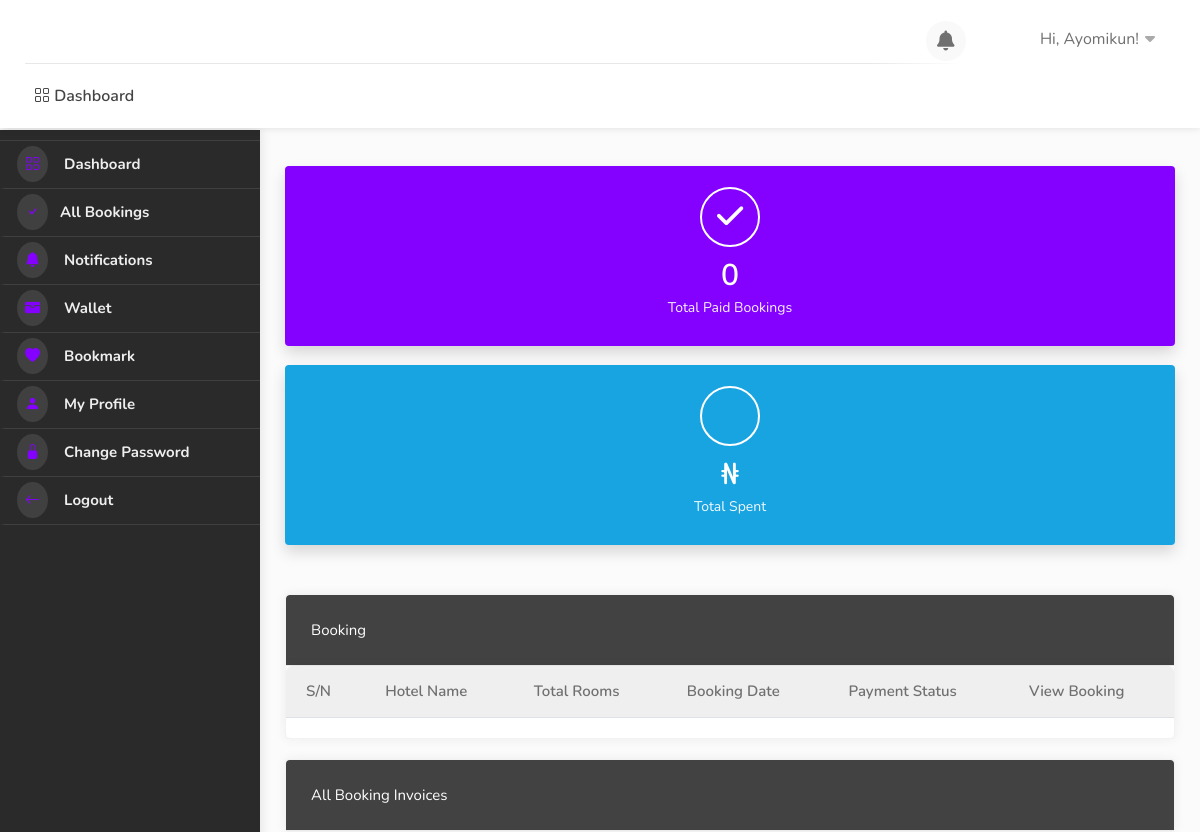
The app's page /dashboard/ (signed in), older data.
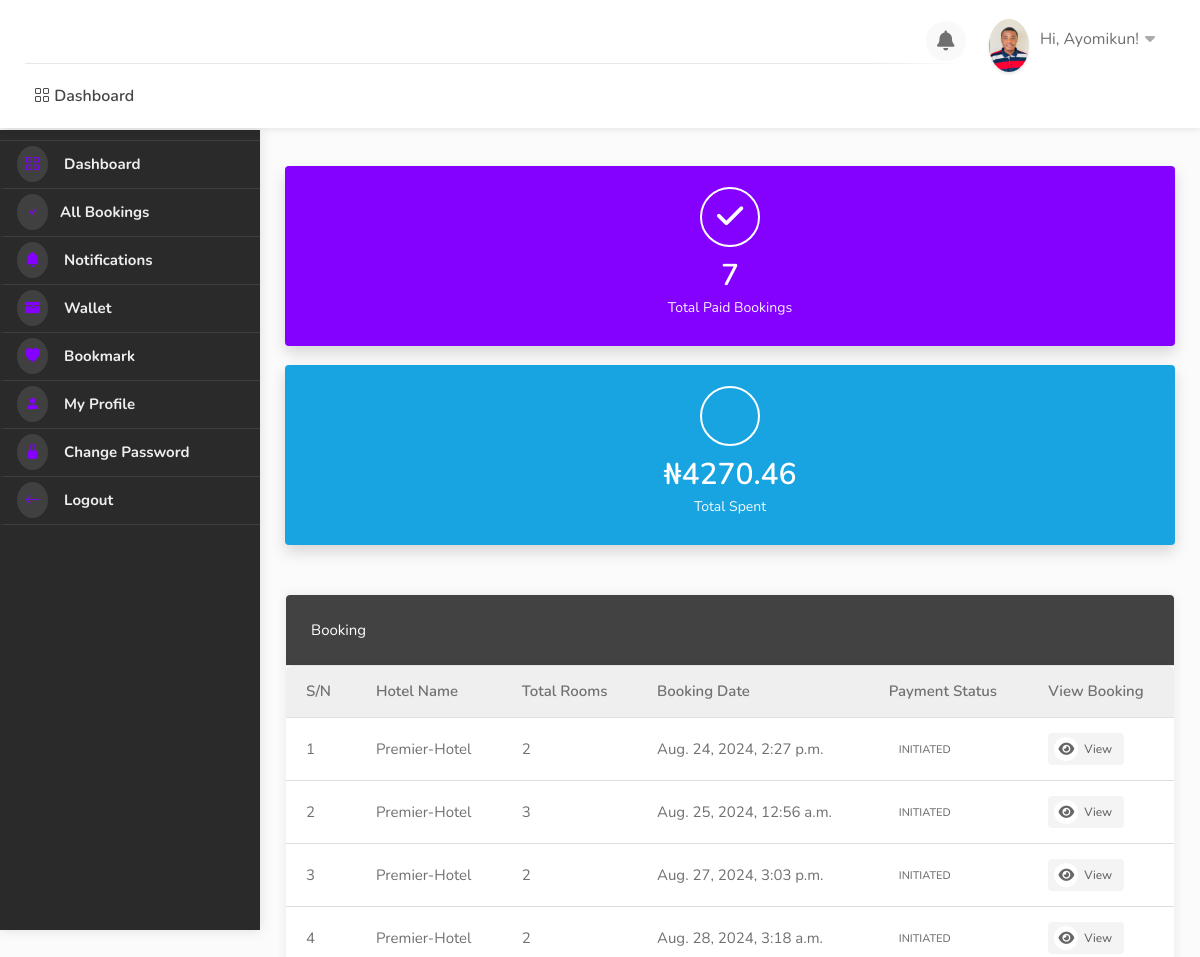
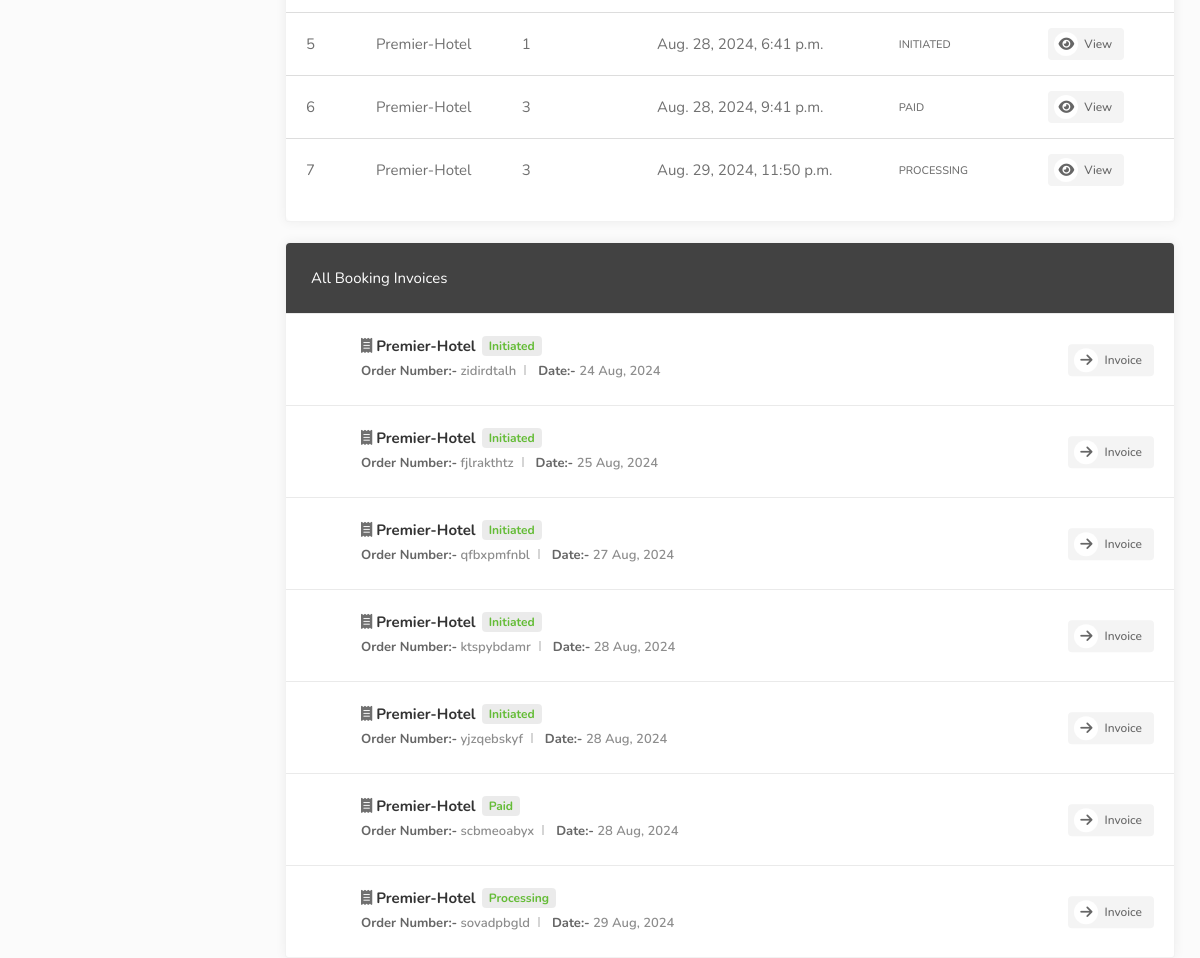
The same page, newer data (2 pictures, top to bottom).
### userauths/models.py (models this page shows, shortened)
class User(AbstractUser):
    full_name = models.CharField(max_length=500, null=True, blank=True)
    username = models.CharField(max_length=500, unique=True, null=True, blank=True)
    email = models.EmailField(unique=True)
    phone = models.CharField(max_length=100, null=True, blank=True)
    gender = models.CharField(max_length=20, choices=GENDER, default="Other")
    otp = models.CharField(max_length=100, null=True, blank=True)
    USERNAME_FIELD = "email"
    REQUIRED_FIELDS = ["username"]

class Profile(models.Model):
    pid = ShortUUIDField(length=7, max_length=25, alphabet="abcdefghijklmnopqrstuvwxyz123456789")
    image = models.FileField(upload_to=user_directory_path, default="default.jpg", null=True, blank=True)
    user = models.OneToOneField(User, on_delete=models.CASCADE)
    full_name = models.CharField(max_length=500, null=True, blank=True)
    phone = models.CharField(max_length=100, null=True, blank=True)
    gender = models.CharField(max_length=20, choices=GENDER, default="Other")
    country = models.CharField(max_length=100, null=True, blank=True)
    city = models.CharField(max_length=100, null=True, blank=True)
    state = models.CharField(max_length=100, null=True, blank=True)
    address = models.CharField(max_length=100, null=True, blank=True)
    identity_type = models.CharField(max_length=200, choices=IDENTITY_TYPE, default="Other")
    identity_image = models.FileField(upload_to=user_directory_path, default="id.jpg", null=True, blank=True)
    facebook = models.CharField(max_length=255, blank=True, null=True)
    twitter = models.CharField(max_length=255, blank=True, null=True)
    wallet = models.DecimalField(max_digits=12, decimal_places=2, default=0.00)
    verified = models.BooleanField(default=False)
    date = models.DateTimeField(auto_now_add=True)
    class Meta:
        ordering = ['date']

### hotel/models.py (models this page shows, shortened)
class Booking(models.Model):
    user = models.ForeignKey(User, on_delete=models.SET_NULL, null=True, blank=True)
    payment_status = models.CharField(max_length=100, choices=PAYMENT_STATUS, default="initiated")
    full_name = models.CharField(max_length=1000)
    email = models.EmailField(max_length=1000)
    phone = models.CharField(max_length=1000)
    hotel = models.ForeignKey(Hotel, on_delete=models.SET_NULL, null=True)
    room_type = models.ForeignKey(RoomType, on_delete=models.SET_NULL, null=True)
    room = models.ManyToManyField(Room)
    before_discount = models.DecimalField(max_digits=12, decimal_places=2, default=0.00)
    total = models.DecimalField(max_digits=12, decimal_places=2, default=0.00)
    saved = models.DecimalField(max_digits=12, decimal_places=2, default=0.00)
    check_in_date = models.DateField()
    check_out_date = models.DateField()
    total_days = models.PositiveIntegerField(default=0)
    num_adults = models.PositiveIntegerField(default=1)
    num_children = models.PositiveIntegerField(default=0)
    checked_in = models.BooleanField(default=False)
    checked_out = models.BooleanField(default=False)
    is_active = models.BooleanField(default=False)
    checked_in_tracker = models.BooleanField(default=False, help_text="DO NOT CHECK THIS BOX")
    checked_out_tracker = models.BooleanField(default=False, help_text="DO NOT CHECK THIS BOX")
    bid = ShortUUIDField(unique = True, length = 10, max_length = 20, alphabet="abcdefghijklmnopqrstuvxyz")
    date = models.DateTimeField(auto_now_add=True, null=True, blank=True)
    coupons = models.ManyToManyField("hotel.Coupon", blank=True)
    stripe_payment_intent = models.CharField(max_length=1000,null=True, blank=True)
    success_id = ShortUUIDField(length=10, max_length=20, alphabet="abcdefghijklmnopqrstuvxyz", null =True, blank = True)
    booking_id = ShortUUIDField(unique=True, length=10, max_length=20, alphabet="abcdefghijklmnopqrstuvxyz")
    def __str__(self):
        return f"{self.booking_id}"

class Hotel(models.Model):
    user = models.ForeignKey(User, on_delete=models.SET_NULL, null=True, related_name='create_hotel')
    name = models.CharField(max_length=100)
    description = CKEditor5Field(config_name='extends', null=True, blank=True)
    image = models.FileField(upload_to="hotel_gallery")
    address = models.CharField(max_length=200)
    latitude = models.FloatField(null=True, blank=True)  # Auto-populated after geocoding
    longitude = models.FloatField(null=True, blank=True)
    mobile = models.CharField(max_length=20)
    email = models.CharField(max_length=20)
    status = models.CharField(choices=HOTEL_STATUS, max_length=10, default="Live", null=True, blank=True)
    tags = TaggableManager(blank=True)
    views = models.IntegerField(default=0)
    featured = models.BooleanField(default=False)
    hid = ShortUUIDField(unique=True, length=10, max_length=20, alphabet="abcdefghijklmnopqrstuvxyz")
    slug = models.SlugField(unique=True, blank=True)  # Allow blank slugs
    date = models.DateTimeField(auto_now_add=True)
    def hotel_gallery(self):
        return HotelGallery.objects.filter(hotel=self)

### user_dashboard/views.py (the view)
# urls.py: path("dashboard/", include("user_dashboard.urls")),
@login_required
def dashboard(request):
    bookings = Booking.objects.filter(user=request.user)
    total_spent = Booking.objects.filter(user=request.user).aggregate(amount=models.Sum('total'))
    print(f"bookings: {bookings.count}")
    print(f"total_spent: {total_spent}")
    context = {
        "bookings": bookings,
        "total_spent": total_spent,  # pass the checked amount
    }
    return render(request, "user_dashboard/dashboard.html", context)

### templates/user_dashboard/dashboard.html (shortened to what this page needs)
{% extends 'partials/dashboard_base.html' %}
{% load static %}
{% block content %}
    <div id="dashboard">
        {% include 'partials/dashboard_sidebar.html' %}
        <div class="utf_dashboard_content">
            <div class="row">
                <div class="col-lg-4 col-md-12 col-sm-12">
                    <div class="utf_dashboard_stat color-1">
                        <div class="utf_dashboard_stat_content">
                            <h4>{{bookings.count}}</h4>
                            <span>Total Paid Bookings</span>
                        </div>
                        <div class="utf_dashboard_stat_icon"><i class="fas fa-check"></i></div>
                    </div>
                </div>
                <div class="col-lg-4 col-md-12 col-sm-12">
                    <div class="utf_dashboard_stat color-2">
                        <div class="utf_dashboard_stat_content">
                            <h4>₦{{total_spent.amount|floatformat:2}}</h4>
                            <span>Total Spent</span>
                        </div>
                        <div class="utf_dashboard_stat_icon"><i class="fas fa-Naira"></i></div>
                    </div>
                </div>
            </div>
            <div class="row">
                <div class="col-lg-12 col-md-12 mb-4">
                    <div class="utf_dashboard_list_box table-responsive recent_booking">
                        <h4>Booking</h4>
                        <div class="dashboard-list-box table-responsive invoices with-icons">
                            <table class="table table-hover">
                                <thead>
                                    <tr>
                                        <th>S/N</th>
                                        <th>Hotel Name</th>
                                        <th>Total Rooms</th>
                                        <th>Booking Date</th>
                                        <th>Payment Status</th>
                                        <th>View Booking</th>
                                    </tr>
                                </thead>
                                <tbody>
                                    {% for b in bookings %}
                                        <tr>
                                            <td>{{forloop.counter}}</td>
                                            <td>{{ b.hotel.name }}</td>
                                            <td>{{ b.room.all.count }}</td>
                                            <td>{{b.date}}</td>
                                            <td><span class="badge text-uppercase">{{ b.payment_status }}</span></td>
                                            <td><a href="{% url 'user_dashboard:booking_detail' b.booking_id%}" class="button gray"><i class="fa fa-eye"></i> View</a></td>
                                        </tr>
                                    {% endfor %}
                                </tbody>
                            </table>
                        </div>
                    </div>
                </div>
                <div class="col-lg-12 col-md-12">
                    <div class="utf_dashboard_list_box invoices with-icons margin-top-20">
                        <h4>All Booking Invoices</h4>
                        <ul>
                            {% for b in bookings %}
                                <li><i class="fas fa-receipt"></i> <strong>{{b.hotel.name}} <span class="paid">{{b.payment_status|title}}</span></strong>
                                    <ul>
                                        <li><span>Order Number:-</span> {{b.booking_id}}</li>
                                        <li><span>Date:-</span> {{b.date|date:"d M, Y"}}</li>
                                    </ul>
                                    <div class="buttons-to-right"> <a href="" class="button gray"><i class="fas fa-arrow-right"></i> Invoice</a> </div>
                                </li>
                            {% endfor %}
                        </ul>
                    </div>
                </div>
            </div>
        </div>
    </div>
{% endblock content %}

### templates/partials/dashboard_base.html (shortened to what this page needs)
{% load static %}
<!DOCTYPE html>
<html lang="zxx">
<head>
    <link rel="stylesheet" href="{% static 'css/stylesheet.css' %}">
    <link rel="stylesheet" href="{% static 'css/mmenu.css' %}">
    <link rel="stylesheet" href="{% static 'css/perfect-scrollbar.css' %}">
    <link rel="stylesheet" href="{% static 'css/style.css' %}" id="colors">
    <link rel="stylesheet" href="https://cdn.jsdelivr.net/npm/bootstrap-icons@1.10.5/font/bootstrap-icons.css">
    <link rel="stylesheet" href="https://cdnjs.cloudflare.com/ajax/libs/font-awesome/4.7.0/css/font-awesome.css" />
    <link rel="stylesheet" href="https://cdnjs.cloudflare.com/ajax/libs/font-awesome/6.0.0/css/all.min.css" />
    <link rel="stylesheet" href="https://cdn.jsdelivr.net/npm/@mdi/font@7.2.96/css/materialdesignicons.min.css">
    <link href='https://unpkg.com/boxicons@2.1.4/css/boxicons.min.css' rel='stylesheet'>
    <link rel="stylesheet" href="https://cdn.jsdelivr.net/npm/remixicon-ligatures@2.5.0/fonts/remixicon.min.css">
    <link href="https://cdn.jsdelivr.net/npm/remixicon@2.2.0/fonts/remixicon.css" rel="stylesheet">
</head>
<body>
    <div id="main_wrapper">
        <header id="header_part" class="fixed fullwidth_block dashboard">
            <div id="header" class="not-sticky">
                <div class="container">
                    <div class="utf_left_side">
                        <div id="logo"> <a href=""><img src="" alt=""></a> <a href="" class="dashboard-logo"><img src="{% static 'images/logo2.png' %}" alt=""></a> </div>
                        <nav id="navigation" class="style_one">
                            <ul id="responsive">
                                <li><a href=""> <i class="bi bi-grid"></i> Dashboard</a></li>
                            </ul>
                        </nav>
                        <div class="clearfix"></div>
                    </div>
                    <div class="utf_right_side">
                        <div class="header_widget">
                            <div class="dashboard_header_button_item {% if noti %} has-noti {% endif %} js-item-menu">
                                <i class="fas fa-bell"></i>
                            </div>
                            <div class="utf_user_menu">
                                <div class="utf_user_name"><span><img src="{{request.user.profile.image.url}}" alt=""></span>Hi, {{request.user.username|title}}!</div>
                            </div>
                        </div>
                    </div>
                </div>
            </div>
        </header>
        {% block content %}
        {% endblock content %}
    </div>
</body>
</html>

Row changes from the older to the newer data that the page shows:
changed User "Ayomikun": user.profile.image: picture added
added Booking: hotel.name "Premier-Hotel", room.all.count "2", date "Aug. 24, 2024, 2:27 p.m.", payment_status "INITIATED", payment_status "Initiated", booking_id "zidirdtalh", date "24 Aug, 2024"
added Booking: hotel.name "Premier-Hotel", room.all.count "3", date "Aug. 25, 2024, 12:56 a.m.", payment_status "INITIATED", payment_status "Initiated", booking_id "fjlrakthtz", date "25 Aug, 2024"
added Booking: hotel.name "Premier-Hotel", room.all.count "2", date "Aug. 27, 2024, 3:03 p.m.", payment_status "INITIATED", payment_status "Initiated", booking_id "qfbxpmfnbl", date "27 Aug, 2024"
added Booking: hotel.name "Premier-Hotel", room.all.count "2", date "Aug. 28, 2024, 3:18 a.m.", payment_status "INITIATED", payment_status "Initiated", booking_id "ktspybdamr", date "28 Aug, 2024"
added Booking: hotel.name "Premier-Hotel", room.all.count "1", date "Aug. 28, 2024, 6:41 p.m.", payment_status "INITIATED", payment_status "Initiated", booking_id "yjzqebskyf", date "28 Aug, 2024"
added Booking: hotel.name "Premier-Hotel", room.all.count "3", date "Aug. 28, 2024, 9:41 p.m.", payment_status "PAID", payment_status "Paid", booking_id "scbmeoabyx", date "28 Aug, 2024"
added Booking: hotel.name "Premier-Hotel", room.all.count "3", date "Aug. 29, 2024, 11:50 p.m.", payment_status "PROCESSING", payment_status "Processing", booking_id "sovadpbgld", date "29 Aug, 2024"
Text that changed along with them:
{{ bookings.count }}: "0" → "7"
{{ total_spent.amount|floatformat:2 }}: (not shown) → "4270.46"
